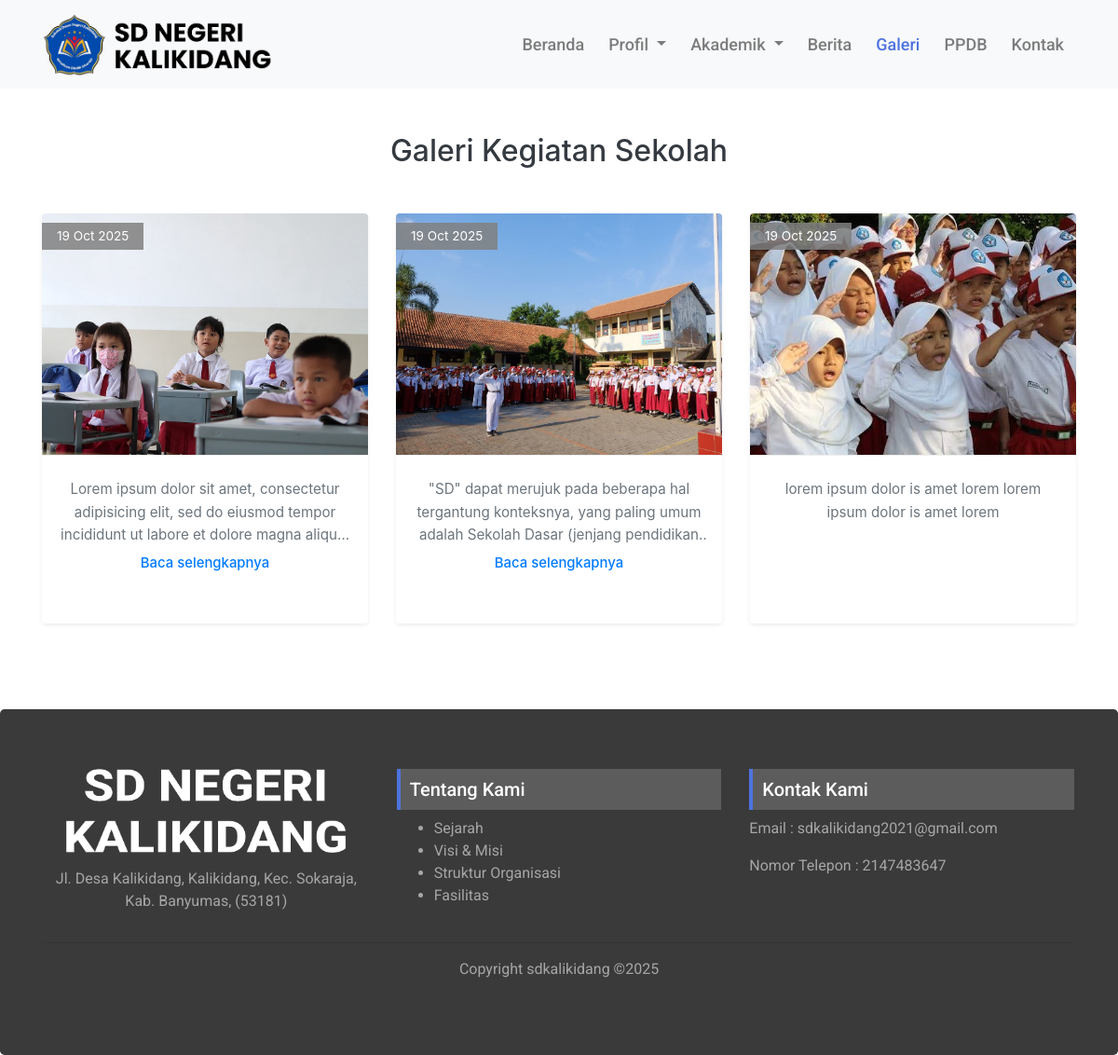
Page /index.php/galeri on the committed database.
### tables this page shows
CREATE TABLE `galeri` (
  `id` int(11) NOT NULL,
  `foto` varchar(255) DEFAULT NULL,
  `deskripsi` text NOT NULL,
  `tanggal_upload` date NOT NULL
);

### application/controllers/Galeri.php (called while the page is built, shortened)
<?php
class Galeri extends CI_Controller {
    public function __construct()
    {
        $this->load->model('Galeri_model', 'galeri');
    }
    public function index()
    {
        $data['title']  = 'Galeri Kegiatan Sekolah';
        $data['page']   = 'galeri/v_index';
        $data['galeri'] = $this->galeri->get_all();
        $this->load->view('front/layouts/main', $data);
    }
}

### index.php (called while the page is built, shortened)
<?php
require_once BASEPATH.'core/CodeIgniter.php';

### application/models/Galeri_model.php (called while the page is built, shortened)
<?php
class Galeri_model extends CI_Model {
    protected $table = 'galeri';
    public function get_all()
    {
        $this->db->order_by('tanggal_upload', 'DESC');
        return $this->db->get($this->table)->result();
    }
}

### application/views/front/pages/galeri/v_index.php (the view, shortened to what this page needs)
<div class="container my-5">
  <h2 class="text-center mb-5 fw-bold text-dark"><?= $title; ?></h2>
  <?php if (!empty($galeri)) : ?>
    <div class="row justify-content-center">
      <?php foreach ($galeri as $index => $g) : ?>
        <div class="col-md-4 mb-4 d-flex">
          <div class="card border-0 shadow-sm rounded-4 overflow-hidden gallery-card flex-fill position-relative">
            <div class="position-relative">
              <img src="<?= base_url('uploads/galeri/' . $g->foto); ?>"
                   alt="<?= htmlspecialchars($g->deskripsi); ?>"
                   class="img-fluid w-100 gallery-img"
                   data-img="<?= base_url('uploads/galeri/' . $g->foto); ?>"
                   style="height: 260px; object-fit: cover; border-bottom: 1px solid #eee; cursor: pointer;">
              <div class="position-absolute text-white small px-3 py-1 rounded-end"
                   style="top: 10px; left: 0; background-color: rgba(128,128,128,0.85); font-size: 0.85rem;">
                <?= date('d M Y', strtotime($g->tanggal_upload)); ?>
              </div>
            </div>
            <div class="card-body text-center pt-4 pb-3 px-3">
              <p class="card-text mb-2 text-secondary galeri-text" style="font-size: 0.95rem; line-height: 1.6;">
                <?= htmlspecialchars($g->deskripsi); ?>
              </p>
              <?php if (strlen($g->deskripsi) > 100): ?>
                <span class="read-more-text text-primary"
                      data-target="overlay-<?= $index; ?>"
                      style="cursor:pointer; font-weight: 500; font-size: 0.93rem;">
                  Baca selengkapnya
                </span>
              <?php endif; ?>
            </div>
          </div>
        </div>
      <?php endforeach; ?>
    </div>
  <?php else : ?>
    <div class="text-center">
      <p>Belum ada foto galeri yang diunggah.</p>
    </div>
  <?php endif; ?>
</div>

### asset/css/style.css (style rules this page uses)
html, body { overflow-x: hidden !important; }
.card { margin: 0 auto; float: none; margin-bottom: 20px; }

### application/views/front/pages/galeri/v_index.php (style rules this page uses)
.gallery-card { min-height: 440px; transition: all 0.3s ease; position: relative; }
.galeri-text { max-height: 70px; overflow: hidden; display: -webkit-box; -webkit-line-clamp: 3; -webkit-box-orient: vertical; }

### rows in the picture
galeri: foto (picture), tanggal_upload "19 Oct 2025", deskripsi "Lorem ipsum dolor sit amet, consectetur adipisicing elit, sed do eiusmod tempor incididunt ut labore et dolore magna…"
galeri: foto (picture), tanggal_upload "19 Oct 2025", deskripsi "\"SD\" dapat merujuk pada beberapa hal tergantung konteksnya, yang paling umum adalah Sekolah Dasar (jenjang…"
galeri: foto (picture), tanggal_upload "19 Oct 2025", deskripsi "lorem ipsum dolor is amet lorem lorem ipsum dolor is amet lorem"

### other values in the picture
$title "Galeri Kegiatan Sekolah"
